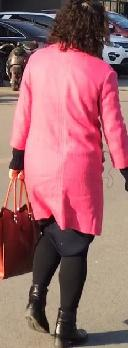
#> input picture gallery/0001_c5_0023.jpg, 128 x 348 px; its folder holds only this picture in this run
$ jupyter execute --allow-errors u6828533.ipynb   (older library calls are emulated)
#> lines starting #> are read from the running program, lines starting #| are printed output that depends on the picture
**COMP3670 Assignment 4 - Matrix Decomposition & Dimensionality Reduction**
---

**Enter Your Student ID:** u6828533

**Your Name:** Yuxuan Lin


**Submit:** You can write your answers in this file and submit a single Jupyter Notebook file (.ipynb) on Wattle. Rename this file with your student number as 'u6828533.ipynb'. Otherwise, you can write your programming questions in this file, and submit two files, 'u6828533.ipynb' for programming and 'u6828533.pdf' for theory. Please submit them separately instead of a zip file.

**Enter Discussion Partner IDs Below:**


**Programming Section**
- 1.1 15%
- 1.2 20%
- 1.3 10%
- 1.4 15%
- 1.5 10%
- 2.0 30%

---

**PROGRAMMING SECTION**
---

For all of the following, program the solution yourself. Don't just call a library function that does the whole question for you, or you'll get zero (no, that doesn't mean you can't use any library functions, but it does mean that you have to show you understand how to compute the answer yourself).

-----------

   **TASK 0.1:** You know the drill. Import Numpy and PyPlot. We're also going to generate a dataset.

-----------

[cell 1]
import numpy as np
import matplotlib.pyplot as plt
from mpl_toolkits.mplot3d import Axes3D  # This is for 3d scatter plots.
import math
import random
import os
import scipy
from matplotlib.pyplot import imread
from PIL import Image

np.random.seed(13579201)

[cell 2]
width = 128
height = 348
dimension = (height, width, 3)
images = []
original_images = []
filename = []
for file in os.listdir("./gallery"):
    if file.endswith(".jpg"):
        im = imread("./gallery/" + file)
#> im is the input picture: shape (348, 128, 3); mean R, G, B 157.8, 104, 108.1
        original_images.append(im)
        im = im.flatten()  # flatten im into a vector
        images.append(im)
        filename.append(file)
original_images = np.array(original_images)
A_pp = np.stack(
    images).T  # build a matrix where each column is a flattened image
print(A_pp.shape)
#| (133632, 1)
plt.imshow(A_pp[:, 0].reshape(dimension))
plt.show()

There are 90 images in the gallery. These images belong to 15 different pedestrians. If two images' file name have same first four digits, then these two images belong to same pedestrian. You can check these images in the `gallery` file folder.

PROGRAMMING EXERCISE 1
-----------

---

**TASK 1.1:** Let $A\_{pp} \in \mathbb{R}^{D \times N}$ be a matrix of data. Each column of $A\_{pp}$ is a sample of data (1 example for instance). The rows of $A\_{pp}$ are thus the features (dimensions) of each of these samples. Complete the function $preprocess(A\_{pp}) = A, Q\_norms, A\_means$, for which:

$$Q_{i,:} = A\_{pp}_{i,:} - \mu_i$$

...where $\mu_i = \frac{1}{m}\sum_j A\_{pp}_{ij}$ .

$$A_{i,:} = \frac{Q_{i,:}}{||Q_{i,:}||_\infty }$$

$A \in \mathbb{R}^{D \times N}$

$Q_{i,:}$ is the $i^{th}$ row of $Q$.

$A_{i,:}$ is the $i^{th}$ row of $A$.

$||Q_{i,:}||_\infty$ is the infinity norm of $Q_{i,:}$.

$Q\_norms \in \mathbb{R}^{D}$ is a vector recording $||Q_{i,:}||_\infty$ for every feature dimension $i$.

$A\_means \in \mathbb{R}^{D}$ is a vector recording $\mu_i$ for every feature dimension $i$.

**HINT:**
- If the norm is 0, divide by 1 instead.

---

[cell 3]
def preprocess(A_pp):
    R, _ = A_pp.shape

    A_means = np.mean(A_pp, axis=1)

    Q = [A_pp[i] - A_means[i] for i in range(R)]

    Q_norms = np.linalg.norm(Q, ord=np.inf, axis=1)

    A = [Q[i] if Q_norms[i] == 0 else Q[i] / Q_norms[i] for i in range(R)]

    return map(lambda x: np.array(x), [A, Q_norms, A_means])


A, Q_norms, A_means = preprocess(A_pp)
#> in preprocess, `Q = [A_pp[i] - A_means[i] for i in range(R)]`: Q = 133632 items
print(A)
#> (printed output is left out)
print(Q_norms)
#> (printed output is left out)
print(A_means)
#> (printed output is left out)

---

$A \in \mathbb{R}^{D \times N}$ as above is a matrix of data where every column is a sample of data, and every row is a feature of that data. In this case, we're going to be working with images. Each column $A_{:,j}$ of $A$ is an image of a pedestrian.

"But an image is a square grid with three color channels" you might be thinking. Well, we've simply taken every column of the image and stacked them vertically, converting a 128 column $ \times $ 348 row pixel image with 3 channels into a vector which length is 133632.

Hence $D = 133632$ and we have $N = 90$ images.

Our objective is to describe each image of a pedestrian as a linear combination of other images. These other images are called Eigen Pedestrians. The Eigen Pedestrians, when flattenned into a column vector, is 133362 dimensional. These vectors are the Eigenvectors of the matrix $AA^T$.

---

**TASK 1.2:** Use $np.linalg.eig()$ and the functions you defined above to complete the function $eigen\_person(A) = F, D$.

$D$ is the matrix of eigen values.

$F$ is the eigen pedestrians.

Make sure you preprocess the data.

**HINT:**
- You'll need to ensure the columns of $F$ are unit vectors.
- np.cov()
- np.linalg.eig()
- Matrix size is a big issue when calculating the eigen values. You need to make sure it won't take too much **space or time**.
- If you've computed things correctly, all your eigen values should be real numbers (the imaginary components should be 0). Thus, you can ignore the error about imaginary / complex values.

---

[cell 4]
def l2_normalize(m):
    """Normalize each column of a matrix by L2 norm"""
    for i in range(m.shape[1]):
        m[:, i] /= np.linalg.norm(m[:, i])
    return m


def eigen_ped(A):
    R, C = A.shape

    # Compute eigenvalues, eigenvectors of A.T @ A
    w, v = np.linalg.eig(np.dot(np.transpose(A), A))

    F, D = l2_normalize(np.dot(A, v)), np.concatenate((w, np.zeros(R - C)))

    return F, D


# For the purposes of doing this assignment, this code isn't really here. Pretend it's engraved in rock.
F, D = eigen_ped(A)
#> in eigen_ped, `w, v = np.linalg.eig(np.dot(np.transpose(A), A))`: w = [0]; v = [1]
F_real = np.real(F)
#> (the rest of this cell did not finish here and is left out)

---

So, now we have representations of the images as a linear combination of the columns of $F$. Using $F$ and $Q\_norms, A\_means$ to reconstruct an image.

---

**TASK 1.3:** Complete the function $reconstruct\_image(Img, F, Q\_norms, A\_means) = R$, where $R \in \mathbb{R}^{348 \times 128 \times 3}$

---

[cell 5]
# Hint: https://stats.stackexchange.com/questions/229092/how-to-reverse-pca-and-reconstruct-original-variables-from-several-principal-com
# [4 lines left out: function reconstruct_image, not called in this run]


# Display Code. Shoo! Away with you!
Idx = 1
#> (the rest of this cell did not finish here and is left out)

---

Recall the lecture, in which we rotated a vector until we found the largest value for the projection of the data onto that vector.

This was the eigen vector corresponding to the largest eigen value of that dataset. It was the "direction of greatest variance".

An eigen value $d_j$ in the $j^{th}$ column of $D$ (the matrix of eigen values), is associated with an eigen vector (or eigen pedestrian) in the $j^{th}$ column $f_j$ of $F$.

The variance of the data in the direction of $f_j$ is exactly $d_j$. So the $\sum_j d_j$ is the total variance of the dataset in all directions.

When we project the dataset onto an eigen pedestrian $f_k$, we "capture" a percentage of this variance $\frac{d_k}{\sum_j d_j}$. For example, if $\sum_j d_j = 100$, and we project our data on to the 2 eigen pedestrians $f_1$ and $f_2$ with corresponding eigen values $d_1 = 19$ and $d_2 = 3$, then we've captured $\frac{22}{100} = 22\%$ of the variance of the dataset.

---

**TASK 1.4:** Complete the function:

$$reduce\_dimensionality(image\_vector, k, F, D, A\_means, Q\_norms) = compressed\_image, p$$

This function projects an image vector onto the $k$ eigen pedestrians corresponding to the $k$ largest eigen values, and returns the coefficients of the compressed image $compressed\_image$ and the number $p$, which is percentage of variance captured by the $k$ eigen pedestrians.

**HINT:**
- Remember to preprocess the image vector.
- In the original version of this question, you were expected to modify the input parameters. This is no longer required as I've included them below as needed.
- $compressed\_image \in \mathbb{R}^{N}$. In the below example, $k=30$, so $compressed\_image$ should have $30$ non-zero elements, and $N-30$ elements which are 0.
- np.eig() automatically orders eigen values for you.
- As a general tip with arrays, remember, writing array = Img will turn array into Img. Instead, us array = Img.copy().

---

[cell 6]
def reduce_dimensionality(image_vector, k, F, D, A_means, Q_norms):
    _, C = F.shape

    idx_sorted = np.flip(np.argsort(D[:C], kind='quicksort'))

    compressed_image = np.dot(
        F,
        np.concatenate((np.hstack(
            (np.dot([(image_vector - A_means) / Q_norms],
                    F[:, idx_sorted]))[:, :k]), np.zeros(C - k))))

    p = np.sum(D[idx_sorted][:k]) / np.sum(D)

    return compressed_image, p


# Display Code. Leave it alooooooooooone.
# You can mess with settings, but return them to their original values.
Idx = 0
#> (the rest of this cell did not finish here and is left out)

#> in reduce_dimensionality, `idx_sorted = np.flip(np.argsort(D[:C], kind='quicksort'))`: idx_sorted = [0]
print("Variance Captured:", int(p * 100), "%")

R_c = reconstruct_image(compressed_image, F, Q_norms, A_means)
print("Compressed Image: ")
plt.imshow(R_c)
plt.show()
Img = A[:, Idx]
R_o = A_pp[:, Idx].reshape(dimension)
print("Original Image")
plt.imshow(R_o)
plt.show()

Now, lets using the tool to do a simple classification task.

**TASK 1.5:** Complete the function:

$$the\_nearest\_image(image\_vector, k, F, D, A\_means, Q\_norms) = index\_of\_the\_nearest\_image$$

Using the function in task 1.4 to project an image vector onto the $k$ eigen pedestrians corresponding to the $k$ largest eigen values.
Use this projection for a nearest-neighbour search over all the 90 persons. Returns the index of the nearest image.

The index of the first image is zero.

**HINT:**
- First you need to calculate all compressed image, then make search
- Using Euclidean distance to calculate the distance between two vectors.

[cell 7]
def the_nearest_image(image_vector, A_pp, k, F, D, A_means, Q_norms):
    _, C = A_pp.shape

    # image vector project onto the eigenvectors
    image_vector_proj, _ = reduce_dimensionality(image_vector, k, F, D, A_means,
                                                 Q_norms)

    dist_list = []
    for i in range(C):

        # each image of pedestrian project onto the eigenvectors
        pedestrian_proj, _ = reduce_dimensionality(A_pp[:, i], k, F, D, A_means,
                                                   Q_norms)
        # store each euclidean distance
        dist_list.append(np.linalg.norm(image_vector_proj - pedestrian_proj))

    # the least distance, the nearest neighbour
    return np.argmin(dist_list)


im2 = imread("./query/0001_c5_0022.jpg")
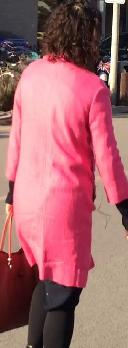
#> input picture query/0001_c5_0022.jpg, 128 x 348 px
#> im2 is the input picture: shape (348, 128, 3); mean R, G, B 163.5, 102.1, 108
im2 = im2.flatten()
#> (the rest of this cell did not finish here and is left out)


plt.imshow(im2.reshape(dimension))
plt.show()
plt.imshow(A_pp[:, idx].reshape(dimension))
plt.show()

You may have found out that the method in Task 1.5 is not effective for some queries. A possible reason is that we simply used pixels as the image feature. Now, try to find a better image feature or distance metric, or other improvements to solve the problem.

**TASK 2:** Complete the function

$$image\_similarity\_ranking(image\_gallery, query) = list\_of\_index\_of\_the\_images$$

Image_gallery is the collection of all 90 images. The dimension of it is $90 \times 348 \times 128 \times 3$

Query is one image with dimension $348 \times 128 \times 3$.

Unlike Task 1.5, the return value should be a list filled with indices. The index ($0,1,...,89$) should correspond to the sorted gallery images according to their similarities with the query. That is, the first element in the index corresponds to the image with the highest similarity to the query. The second element in the index corresponds to the image with second highest similarity to the query, etc. The length of the result should be 90, same as the number of gallery images. **The indices of the images in the gallery start from zero**.

We provide you with a gallery with 90 images and 3 query images. You can use these images to improve your algorithm. In our evaluation, we will use new query images (not provided to you) to probe your gallery of 90 images.

**Requirements:**
- You are not allowed to import any other packages except Numpy and Scipy. (Your are allowed to import packages in Numpy or Scipy, such as scipy.signal; don't use deep learning).
- You are not allowed to use external data in any way.
- You can find inspiration from the internet or research papers (you must cite the source you get your idea from). However, you have to code by yourself.
- Your implementation (e.g., feature extraction, nearest neighbor search) should be of reasonable speed, e.g., within seconds. You will have 0 if your algorithm takes too much time to run (e.g., more than a few minutes).
- Your implementation should be runnable on typical desktop computers or laptops (4 or 8 GB memory, for example). If it's only runnable on servers with big memories (in other words, they cannot be executed on tutors' PCs), you will receive 0.
- Your program should not write any file to the hard disk.
- You can't use the filename to do the task trivially. In other words, you must use a machine learning solution.
- You are free to improve the feature, the distance metric, both, or other aspects.
- We did not provide training data, so don't do any training using any data. Just use hand-crafted features (e.g., color features, texture features, pixel features) and hand-crafted distance metrics (e.g., Euclidean distance)

Marking criteria overview: Our evaluation will use some new test queries (not provided to students) to probe your gallery data (90 images). We will then calculate a matching score for your returned indices, which is a weighted sum of your top-1, 2, 3, 4, 5 accuracy. Here, top-$k$ accuracy measures the percentage of queries for which you could find the true match within the top-$k$ position of the rank list. Your mark will be given based on your accuracy. For example, if your accuracy is within top $p$% ($p$ to be determined) in the class, you will receive full marks; if your improved method is even lower than the method in Task 1.5, you will receive 0; If your accuracy is in the middle, you will receive partial marks (detailed marks to be determined). If your program contains errors/bugs, you will receive 0 (no partial marks here). This question is worth 30 points in the programming part (thus 15 points overall).

[cell 8]
# Use low-level functions from scipy.ndimage
# PERMISSION: Piazza question @685 followup discussion
# URL: https://piazza.com/class/kra66e1g4ol47?cid=685
from scipy.ndimage import gaussian_filter, median_filter
from scipy.spatial import distance


def lin_filter(im):
    """
    Filter the image for better calculating SSIM.

    :param im: the original image
    :return: the filtered image
    """

    # Median filter preserves the edges better
    oasis = median_filter(im, 2)

    return oasis


# [94 lines left out: functions crop_array, ssim_gaussian, not called in this run]


def preprocess(A_pp):
    R, _ = A_pp.shape

    A_means = np.mean(A_pp, axis=1)

    Q = [A_pp[i] - A_means[i] for i in range(R)]

    Q_norms = np.linalg.norm(Q, ord=np.inf, axis=1)

    A = [Q[i] if Q_norms[i] == 0 else Q[i] / Q_norms[i] for i in range(R)]

    return map(lambda x: np.array(x), [A, Q_norms, A_means])


def l2_normalize(m):
    """Normalize each column of a matrix by L2 norm"""
    for i in range(m.shape[1]):
        m[:, i] /= np.linalg.norm(m[:, i])
    return m


def eigen_ped(A):
    R, C = A.shape

    # compute eigenvalues, eigenvectors of A.T @ A
    w, v = np.linalg.eig(np.dot(np.transpose(A), A))

    F, D = l2_normalize(np.dot(A, v)), np.concatenate((w, np.zeros(R - C)))

    return F, D


def projection(image_vector, F, A_means, Q_norms):
    return np.dot((image_vector - A_means) / Q_norms, F)


def nearest_neighbor(image_vector, A_pp, F, A_means, Q_norms):
    _, C = A_pp.shape

    # image vector project onto the eigenvectors
    image_vector_proj = projection(image_vector, F, A_means, Q_norms)

    dist_list = []
    for i in range(C):

        # each image of pedestrian project onto the eigenvectors
        pedestrian_proj = projection(A_pp[:, i], F, A_means, Q_norms)

        # cosine distance
        cosine_dist = distance.cosine(image_vector_proj, pedestrian_proj)

        # euclidean distance
        euclidean_dist = distance.euclidean(image_vector_proj, pedestrian_proj)

        # ssim distance
        ssim_dist = 1 - ssim_gaussian(
            image_vector_proj,
            pedestrian_proj,
            multichannel=True,
            data_range=image_vector_proj.max() - image_vector_proj.min())

        # store distance combo
        dist_list.append(cosine_dist * euclidean_dist * ssim_dist)

    # the less distance, the nearer neighbor
    return np.argsort(dist_list, kind="quicksort")


def eigenface_approach(image_gallery, image_query):
    A_pp = np.transpose(np.stack([im.flatten() for im in image_gallery]))
    A, Q_norms, A_means = preprocess(A_pp)
    F, D = eigen_ped(A)
    return nearest_neighbor(image_query.flatten(), A_pp, F, A_means, Q_norms)


def image_similarity_ranking(image_gallery, image_query):
    """
    Sort the gallery images according to their similarities with the query.
    The combination of Cosine, Euclidean, and SSIM distances is used in the eigenface approach.
    Median filter is used for noise reduction.

    :param image_gallery: the collection of all images
    :param image_query: the query image to search
    :return: the list of indices
    """

    image_query = lin_filter(image_query)
#> in lin_filter, `oasis = median_filter(im, 2)`:
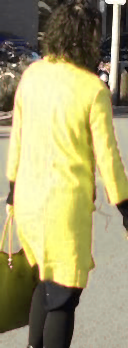
#> oasis: shape (348, 128, 3); mean R, G, B 166.8, 159.9, 111.6
    image_gallery = [lin_filter(im) for im in image_gallery]

    idx = eigenface_approach(image_gallery, image_query).tolist()

    return idx


#> (the rest of this cell did not finish here and is left out)

#> in image_similarity_ranking, `image_gallery = [lin_filter(im) for im in image_gallery]`: image_gallery = 1 item
#> in preprocess, `A = [Q[i] if Q_norms[i] == 0 else Q[i] / Q_norms[i] for i in range(R)]`: A = 133632 items
#> in eigen_ped, `w, v = np.linalg.eig(np.dot(np.transpose(A), A))`: w = [0]; v = [1]
#> in nearest_neighbor, `image_vector_proj = projection(image_vector, F, A_means, Q_norms)`: image_vector_proj = [nan]
#> the loop in nearest_neighbor, `for i in range(C):` made 1 pass
#> after the loop in nearest_neighbor, `for i in range(C):`: dist_list = []

plt.imshow(imread("./query/0001_c5_0022.jpg"))
plt.show()
plt.imshow(original_images[id_list[0]])
plt.show()
